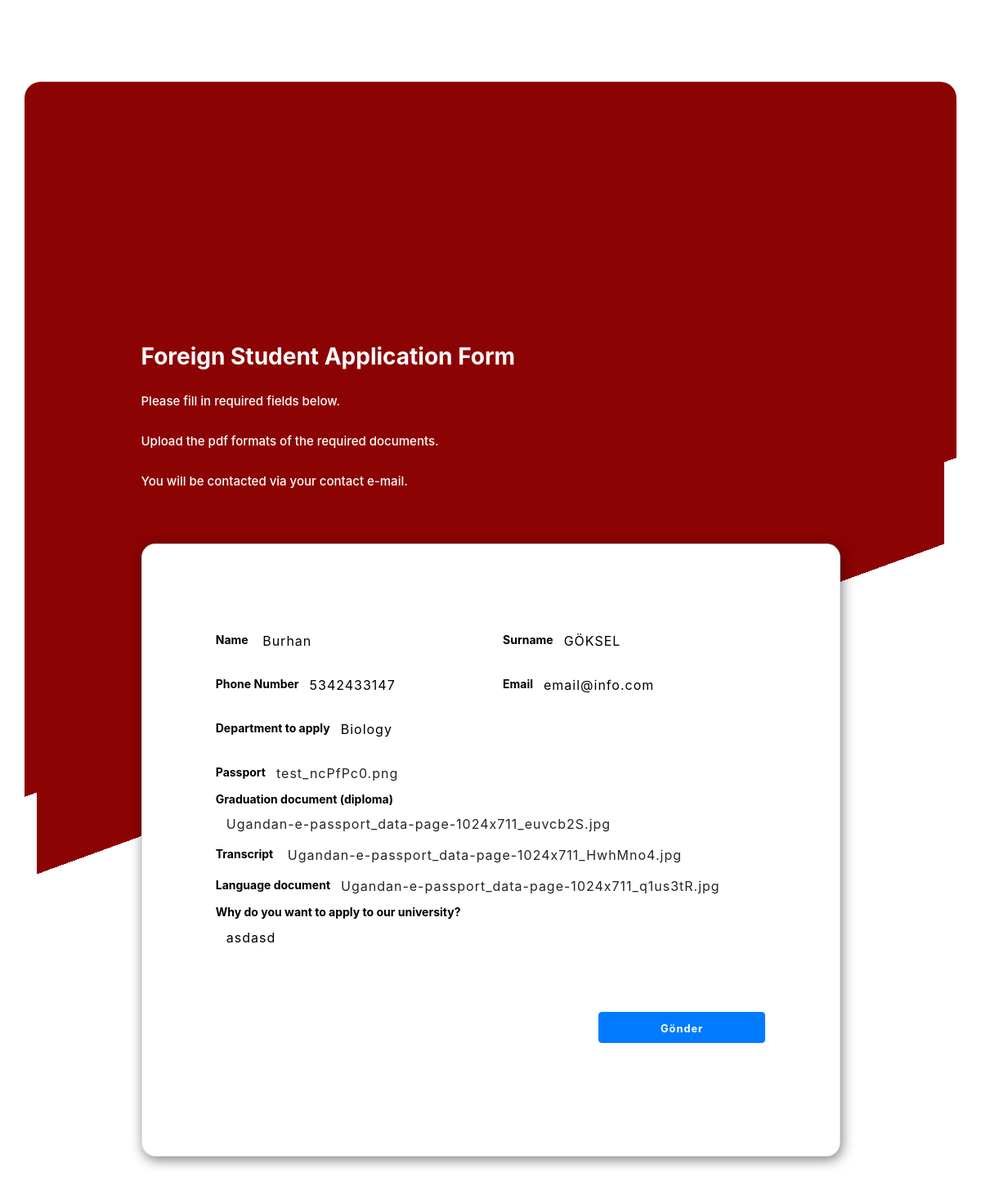
The page /petitionshow/16 on the database its author committed.
### petition/models.py (models this page shows, shortened)
class ForeignStudentApplicationForm(models.Model):
    STATUS = (
        ('Process','İşlem Sırasında'),
        ('Mistaken','Hatalı'),
        ('Ensitu','Ensitu İncelemesinde'),
        ('Department','Departman İncelemesinde'),
        ('EnsituDirector','Ensitu Direktörünün İncelemesinde'),
        ('Advisor','Danışman İncelemesinde'),
    )
    user = models.ForeignKey(Student, null=True, blank=True,on_delete=models.CASCADE)
    name = models.CharField(max_length=75)
    surname = models.CharField(max_length=75)
    phonenumber = models.CharField(max_length=35)
    email = models.EmailField()
    department = models.CharField(max_length=100)
    passport = models.FileField()
    graduation_document = models.FileField()
    language_document = models.FileField()
    transcript = models.FileField()
    description = models.TextField(max_length=1000,blank=True)
    status = models.CharField(max_length=100,null=True,choices=STATUS, default=STATUS[0][0])
    date = models.DateTimeField(default=datetime.now ,blank=True )
    object = models.Manager()

### petition/views.py (the view)
# urls.py: path('petitionshow/<id>',views.petitionShow,name="petitionShow"),
def petitionShow(request,id):
    petition = ForeignStudentApplicationForm.object.get(id=id)
    status = "Ensitu"
    context = {'petition':petition}
    if request.method == 'POST':
        ForeignStudentApplicationForm.object.filter(id=id).update(status=status)
        return redirect('danisman')
    return render(request,'petition_show.html',context)

### templates/petition_show.html (shortened to what this page needs)
<!doctype html>
{% load static %}
                        <html>
                            <head>
                                <link href='https://maxcdn.bootstrapcdn.com/bootstrap/4.3.1/css/bootstrap.min.css' rel='stylesheet'>
                                <link href='' rel='stylesheet'>
                            </head>
                            <body oncontextmenu='return false' class='snippet-body'>
                            <div class="container card-0 justify-content-center ">
                            </head>
                            <body oncontextmenu='return false' class='snippet-body'>
                            <div class="container card-0 justify-content-center ">
    <div class="card-body px-sm-4 px-0">
        <div class="row justify-content-center mb-5">
            <div class="col-md-10 col">
                <h3 class="font-weight-bold ml-md-0 mx-auto text-center text-sm-left"> Foreign Student Application Form</h3>
                <p class="mt-md-4 ml-md-0 ml-2 text-center text-sm-left">Please fill in required fields below.</p>
                <p class="mt-md-4 ml-md-0 ml-2 text-center text-sm-left">Upload the pdf formats of the required documents.</p>
                <p class="mt-md-4 ml-md-0 ml-2 text-center text-sm-left">You will be contacted via your contact e-mail.​</p>
            </div>
        </div>
        <form action=""  method="POST" enctype="multipart/form-data">
        <div class="row justify-content-center round">
            <div class="col-lg-10 col-md-12 ">
                <div class="card shadow-lg card-1">
                    <div class="card-body inner-card">
                        <div class="row justify-content-center">
                            <div class="col-lg-5 col-md-6 col-sm-12">
                                <div class="form-group"><label for="first-name">Name </label>
                                    <a class="btn btn-large">{{petition.name}}</a>
                                   </div>
                                <div class="form-group"> <label for="Mobile-Number">Phone Number </label><a class="btn btn-large">{{petition.phonenumber}}</a></div>
                                <div class="form-group"> <label for="labelEmail4">Department to apply</label><a class="btn btn-large">{{petition.department}}</a></label></div>
                            </div>
                            <div class="col-lg-5 col-md-6 col-sm-12">
                                <div class="form-group"> <label for="last-name">Surname </label><a class="btn btn-large">{{petition.surname}}</a> </div>
                                <div class="form-group"> <label for="phone">Email</label><a class="btn btn-large">{{petition.email}}</a> </div>
                            </div>
                        </div>
                        <div class="row justify-content-center">
                            <div class="col-md-12 col-lg-10 col-12">
                                <label class="my-auto">Passport</label><a href="http://127.0.0.1:8000/files/{{petition.passport}}" class="btn btn-large">{{petition.passport}}</a>
                            </div>
                        </div>
                        <div class="row justify-content-center">
                            <div class="col-md-12 col-lg-10 col-12">
                                <label class="my-auto">Graduation document (diploma) </label><a href="http://127.0.0.1:8000/files/{{petition.graduation_document}}" class="btn btn-large">{{petition.graduation_document}}</a>
                            </div>
                        </div>
                        <div class="row justify-content-center">
                            <div class="col-md-12 col-lg-10 col-12">
                                <label class="my-auto">Transcript</label> <a href="http://127.0.0.1:8000/files/{{petition.transcript}}" class="btn btn-large">{{petition.transcript}}</a>
                            </div>
                        </div>
                        <div class="row justify-content-center">
                            <div class="col-md-12 col-lg-10 col-12">
                                <label class="my-auto">Language document </label><a href="http://127.0.0.1:8000/files/{{petition.language_document}}" class="btn btn-large">{{petition.language_document}}</a>
                            </div>
                        </div>
                        <div class="row justify-content-center">
                            <div class="col-md-12 col-lg-10 col-12">
                                <div class="form-group"> <label for="exampleFormControlTextarea2">Why do you want to apply to our university?</label><br><a class="btn btn-large">{{petition.description}}</a> <br><br><br><br>
                                <div class="row justify-content-end mb-5">
                                    <div class="col-lg-4 col-auto "><button type="submit" class="btn btn-primary btn-block">
                                       <small class="font-weight-bold">Gönder</small></button> </div>
                                </div>
                            </div>
                        </div>
                    </div>
                </div>
            </div>
        </div>
        </form>
    </div>
</div>
                            </body>
                        </html>

### templates/petition_show.html (style rules this page uses)
.card-0 { min-height: 110vh; background: linear-gradient(-20deg, rgb(255, 255, 255) 50%, #8C0303 50%); color: white; border: 0px }
p { font-size: 15px; line-height: 25px !important; font-weight: 500 }
.container { padding-top: 100px !important; border-radius: 20px }
.btn { letter-spacing: 1px }
label { margin-bottom: 2px; font-weight: bolder; font-size: 14px }
.inner-card { margin: 79px 0px 70px 0px }
.card-0 { margin-top: 100px; margin-bottom: 100px }
.card-1 { border-radius: 17px; color: black; box-shadow: 2px 4px 15px 0px rgb(0, 0, 0, 0.5) !important }

### rows shown on the page
ForeignStudentApplicationForm: name "Burhan", phonenumber "5342433147", department "Biology", surname "GÖKSEL", email "email@info.com", passport "test_ncPfPc0.png", graduation_document "Ugandan-e-passport_data-page-1024x711_euvcb2S.jpg", transcript "Ugandan-e-passport_data-page-1024x711_HwhMno4.jpg", language_document "Ugandan-e-passport_data-page-1024x711_q1us3tR.jpg", description "asdasd"
